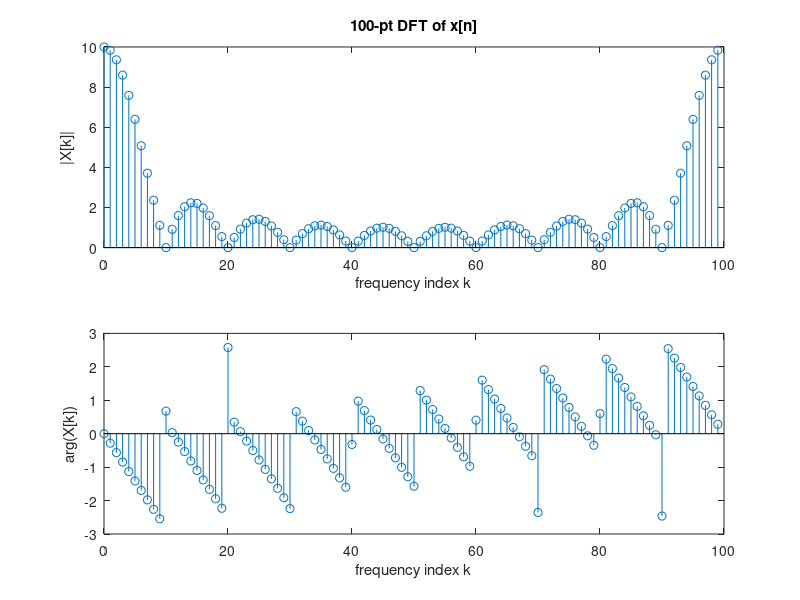

Write MATLAB code to recreate this figure.
% Computing the DFT of signal x
clear;
x(1)=1;
x(2)=1;
x(3)=1;
x(4)=1;
x(5)=1;
x(6)=1;
x(7)=1;
x(8)=1;
x(9)=1;
x(10)=1;
n=0:length(x)-1;
N=100;
k=0:N-1;
X=x*exp(-j*2*pi/N*n'*k);
magX=abs(X);
angX=angle(X);
subplot(2,1,1); stem(k,magX);  xlabel('frequency index k');    ylabel('|X[k]|');
title('100-pt DFT of x[n]');
subplot(2,1,2); stem(k,angX);  xlabel('frequency index k');    ylabel('arg(X[k])');


